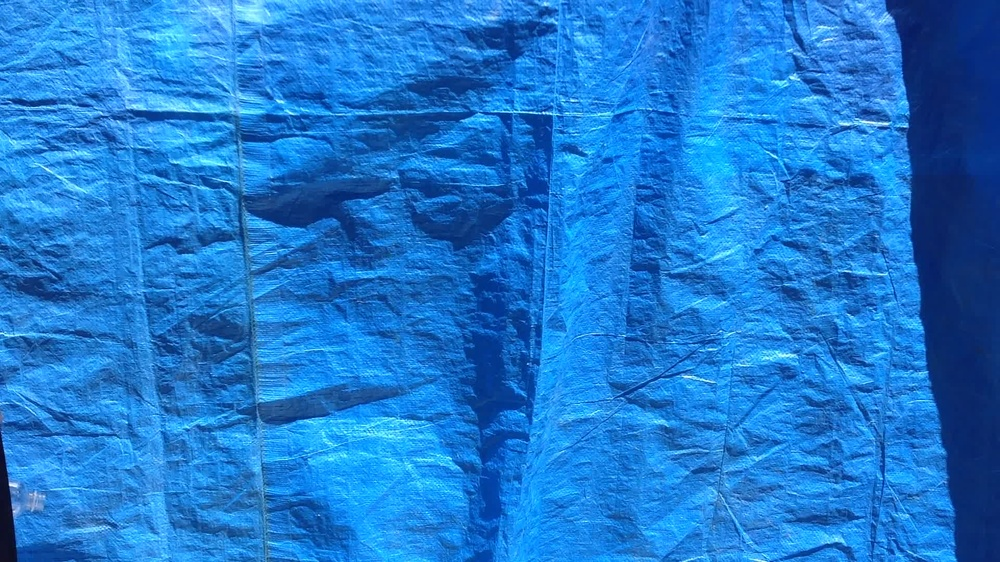
#> input picture mixed_video_frames/video_10_frames/image00004.jpg, 1000 x 562 px, shrunk from 1920 x 1080 before the run, found by its file name
$ python clustering.py
#> lines starting #> are read from the running program, lines starting #| are printed output that depends on the picture
import cv2
import numpy as np
from sklearn.cluster import KMeans
import matplotlib.pyplot as plt

# [13 lines of commented-out code are left out]

image = cv2.imread('sample_images/soda_cans/video_10_frames/image00004.jpg')/255
# plt.figure(figsize=(15,8))
# plt.imshow(image)

x, y, z = image.shape
#> x = 562; y = 1000; z = 3
image_shape = image.reshape(x*y, z)
# print(x)

k_means = KMeans(n_clusters=8)
k_means.fit(image_shape)
cluster_centers = k_means.cluster_centers_
cluster_labels = k_means.labels_

plt.figure(figsize=(15,8))
plt.imshow(cluster_centers[cluster_labels].reshape(x, y, z))

plt.show()
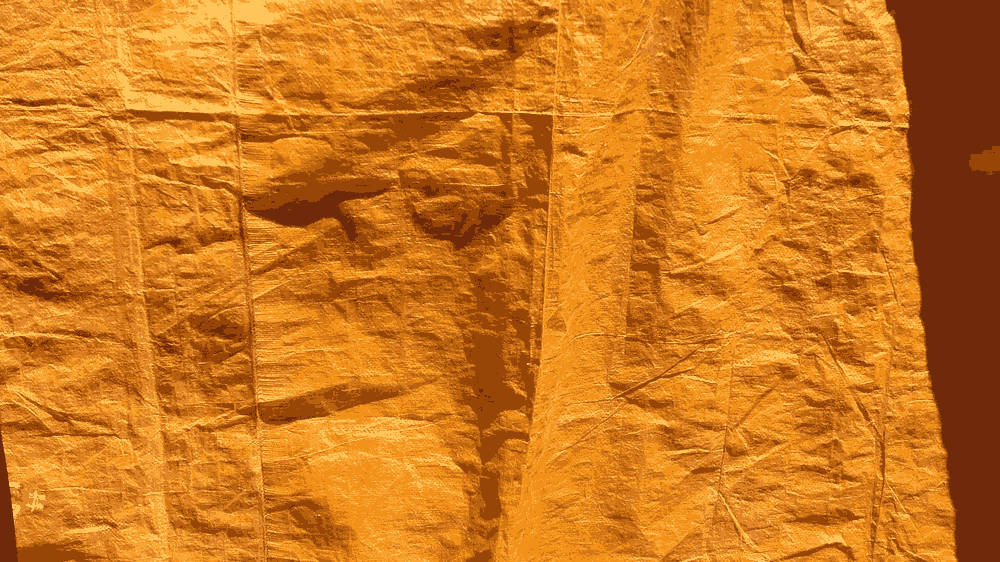
#> shown: shape (562, 1000, 3) float64; mean R, G, B 0.813, 0.477, 0.116

$ run again, with mixed_video_frames/video_14_frames/image00006.jpg copied over mixed_video_frames/video_10_frames/image00004.jpg
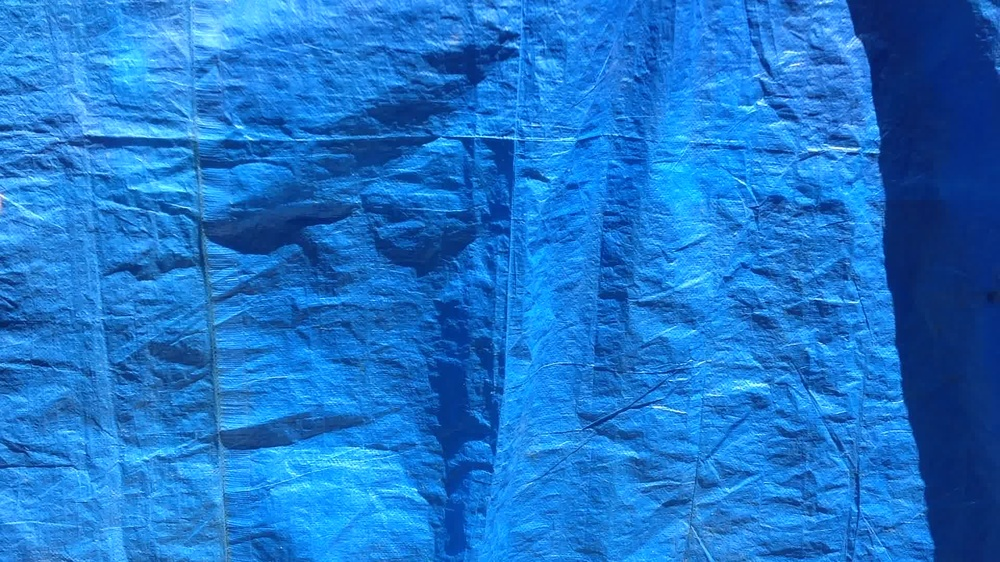
#> input picture mixed_video_frames/video_14_frames/image00006.jpg, 1000 x 562 px, shrunk from 1920 x 1080 before the run, found by its file name
#> `plt.show()`:
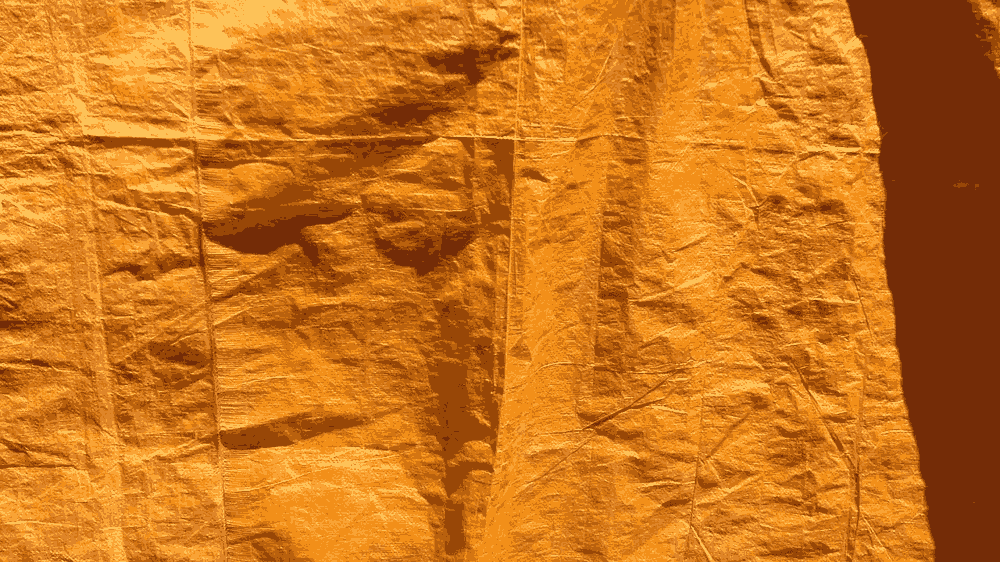
#> shown: shape (562, 1000, 3) float64; mean R, G, B 0.8, 0.46, 0.11
